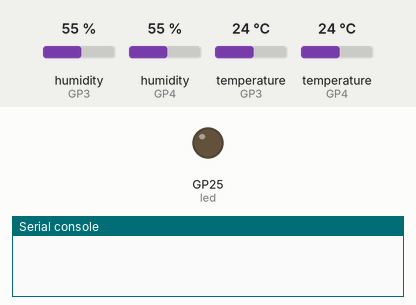
A program run on a simulated Raspberry Pi Pico running MicroPython. Parts: output pins drawn as LEDs (lit = HIGH), the last lines printed to the serial console. Inputs (shaded band) come from the test bench; at power-on: humidity (sensors on GP3, GP4) 55 %, temperature (sensors on GP3, GP4) 24 °C. WiFi joins after 1.5 s; no MQTT or app messages arrive unless stated; a WiFi scan finds one network, HomeNet; the clock reads 2024-03-15 10:24:30 at power-on unless the program sets it.

Above: at 3.5 s.
At 37.49 s:
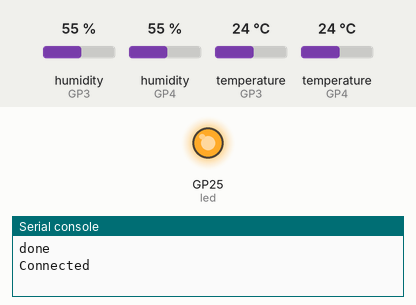
Timing chart, 0 to 44.6 s (numbered marks = the images above):
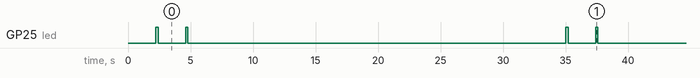

The program:

main.py
```python
###Error codes
# 1 flash is connection established
# 2 flash is awaiting ip
# 3 flash is connection failure
# 4 flash is ssid not found
# 5 flash is bad auth
# 6 flash is sensor failure
# 10 flash is network return out of bounds


from machine import Pin
import dht
import time
import ubinascii
import network
from  umqtt_simple import MQTTClient

### Setup
#led setup
led = machine.Pin("LED", Pin.OUT, value=1)
led.off()


# MQTT Setup
BROKER = '***.***.***.***'
PORT = 1883
TOPIC = '***'
user = '***'
mpassword = '***'
client_id = str(time.time())
client = MQTTClient(client_id, BROKER, PORT, user, mpassword)

# Wifi init
network.country("AU")
wlan = network.WLAN(network.STA_IF)
wlan.active(True)
ap_list = wlan.scan()
ssid = '***'
password = '***'


# Configure the pins for the DHT22 sensors
dht_sensor1 = dht.DHT22(machine.Pin(3))
dht_sensor2 = dht.DHT22(machine.Pin(4))

#### functions
#Handle net connection
def conn_check():
    while True:
        if wlan.status() == 0:
            wlan.connect(ssid, password)
        elif wlan.status() == 1:
            blink_led(0.2, 1)
            time.sleep(2)
        elif wlan.status() == 2:
            blink_led(0.2, 2)
            time.sleep(2)
        elif wlan.status() == 3:
            led.on()
            print('Connected')
            break
        elif wlan.status() == -1:
            blink_led(0.2, 3)
            time.sleep(2)
        elif wlan.status() == -2:
            blink_led(0.2, 4)
            time.sleep(2)
        elif wlan.status() == -3:
            blink_led(0.2, 5)
            time.sleep(2)
        else:
            blink_led(0.1, 10)
            raise Exception("network loop error")

#Error blink code
def blink_led(frequency = 0.5, num_blinks = 1):
    for _ in range(num_blinks):
        led.off()
        time.sleep(frequency)
        led.on()
        time.sleep(frequency)
        led.off()
        time.sleep(frequency)

#read DHT22
def read_dht22_data(sensor):
    try:
        sensor.measure()
        temperature = sensor.temperature()
        humidity = sensor.humidity()
        return temperature, humidity
    except OSError:
        blink_led(0.2, 6)
        time.sleep(2)
        led.on()
        return None, None

def reconnect():
    attempt = 0
    while True:
        try:
            client.connect()
            print('Successfully connected to the MQTT broker')
            break
        except OSError as e:
            attempt += 1
            print('Failed to connect to the MQTT broker (attempt {}): {}'.format(attempt, e))
            if attempt >= 5:
                print('Max connection attempts reached. Resetting the device...')
                time.sleep(5)
                machine.reset()
            time.sleep(5)


# Send average data to Broker
def send_payload():
    temperature1, humidity1 = read_dht22_data(dht_sensor1)
    temperature2, humidity2 = read_dht22_data(dht_sensor2)
    try:
        client.connect()
    except OSError as e:
        reconnect()


    if temperature1 is not None and humidity1 is not None and temperature2 is not None and humidity2 is not None:

        avg_temperature = (temperature1 + temperature2) / 2
        avg_humidity = (humidity1 + humidity2) / 2

        payload = "Average Temperature: {:.2f}C, Average Humidity: {:.2f}%".format(avg_temperature, avg_humidity)
        client.publish(TOPIC, payload)  # TOPIC should be defined with the desired topic string
        print(payload)
    else:
        print("Failed to read data from one or both sensors")
    client.disconnect()
    wlan.disconnect()
    led.off()

###main loop
while True:
    conn_check()
    send_payload()
    print("done")
    time.sleep(30)  # Wait for 30 seconds before reading again
```

Measured:
- by itself, GP25 (led): repeats every 32.8 s: LOW 2.2 s, HIGH 0.20 s, LOW 30.2 s, HIGH 0.20 s
- by itself, everything shown: repeats every 32.8 s, in 4 steps
